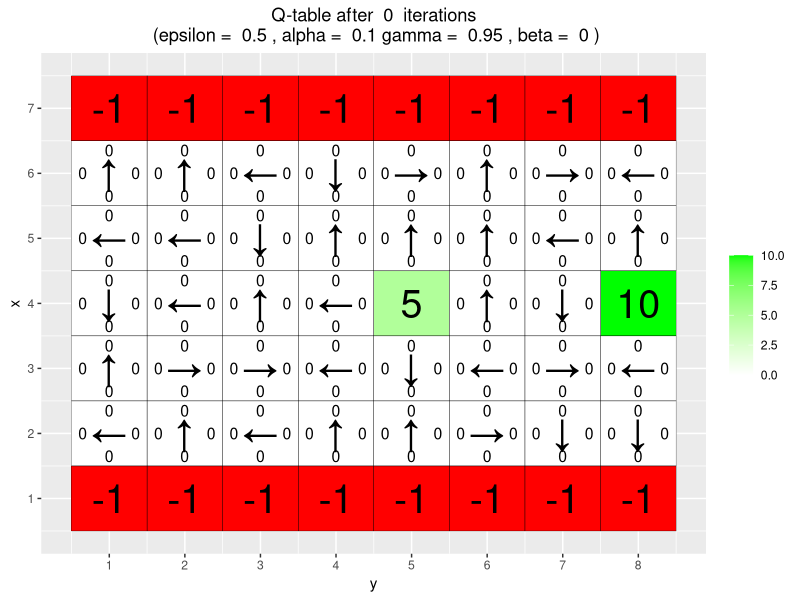
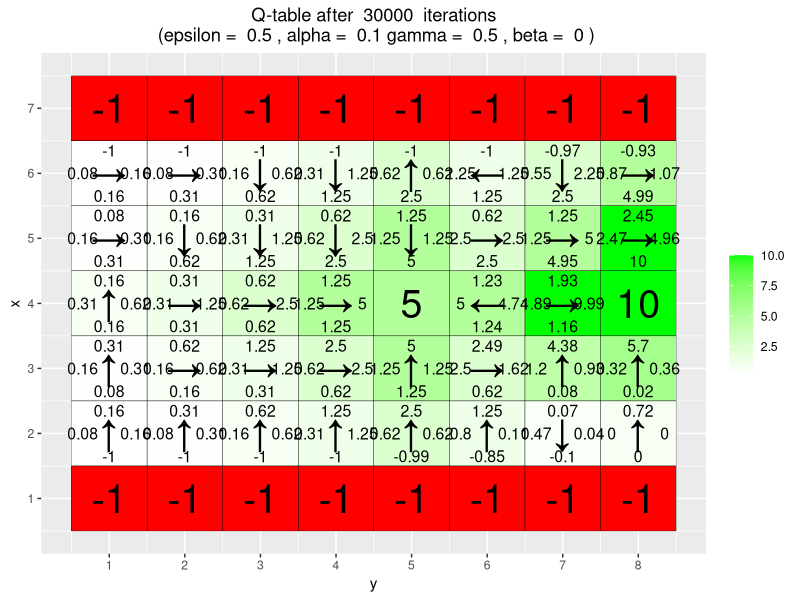
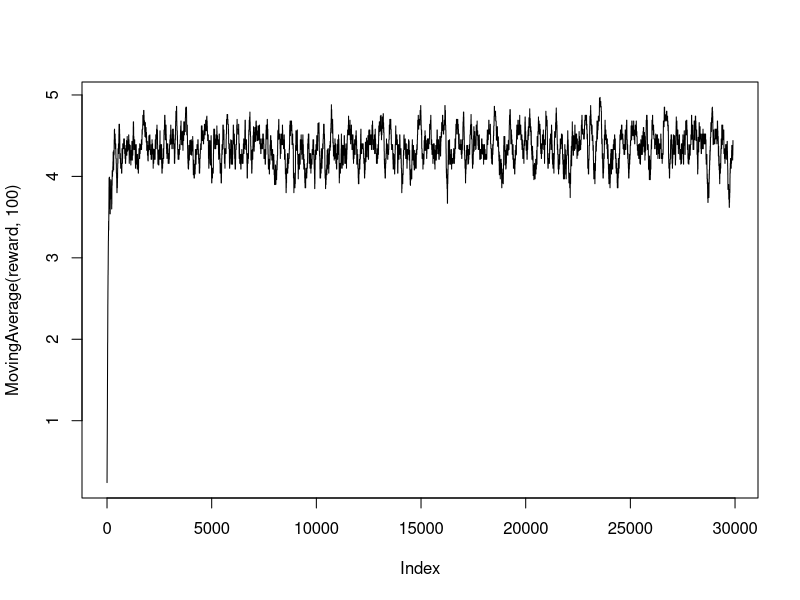
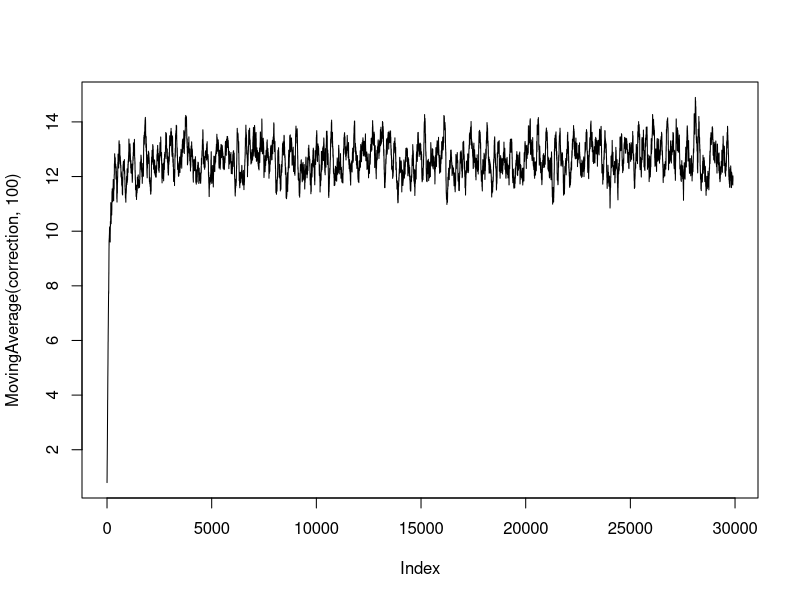
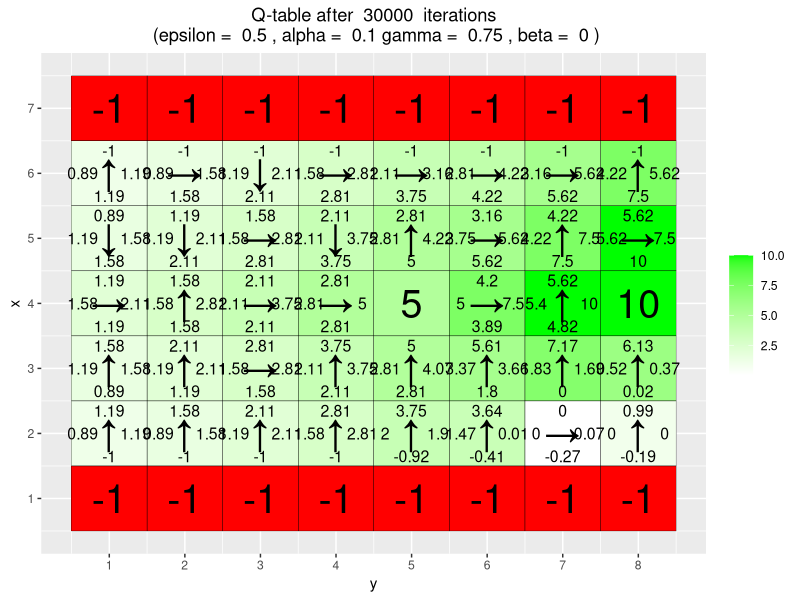
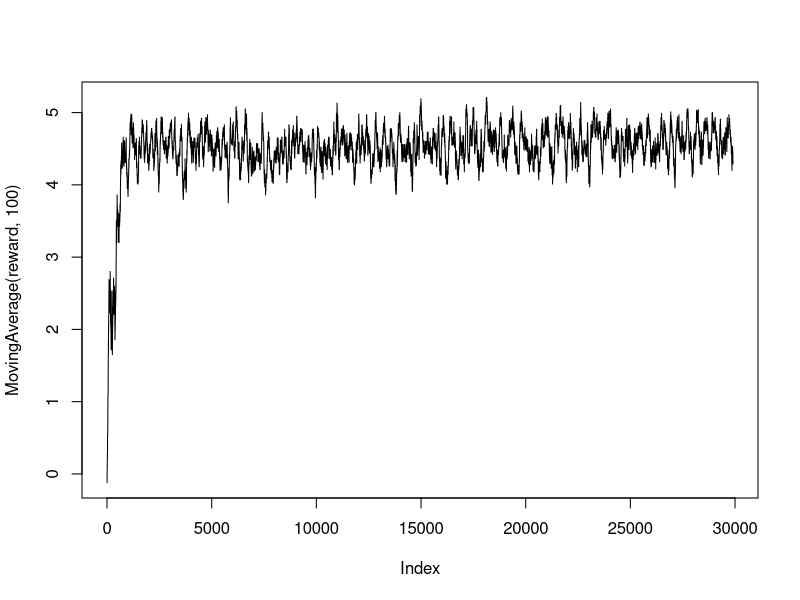
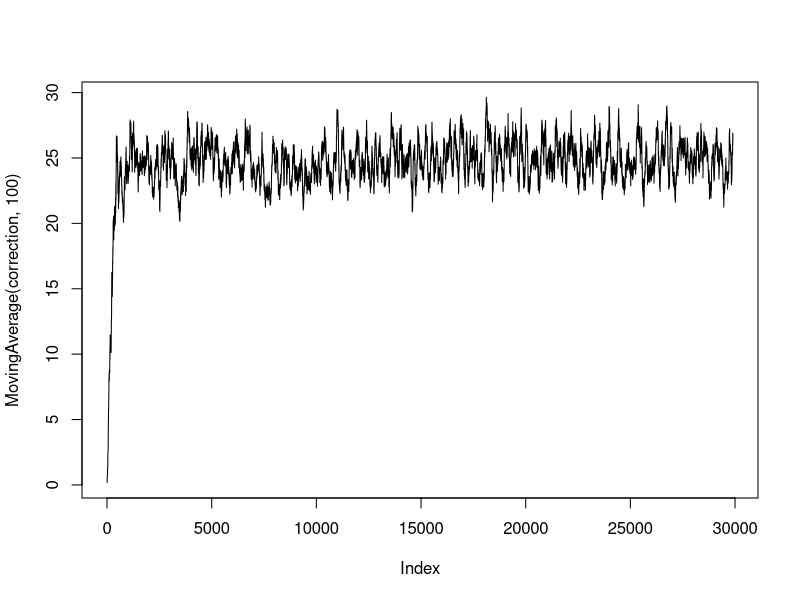
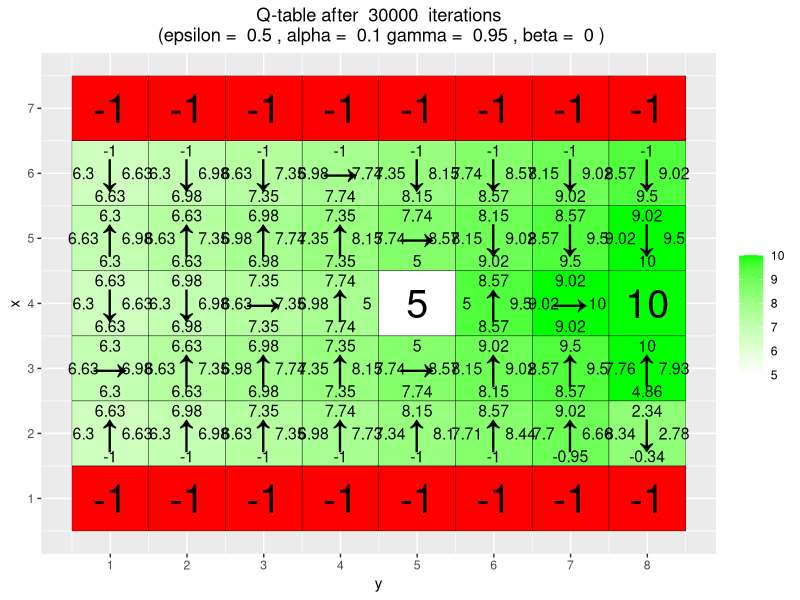

The R source for these figures, in order:
# By Jose M. Peña and Joel Oskarsson.
# For teaching purposes.
# jose.m.pena@liu.se.

#####################################################################################################
# Q-learning
#####################################################################################################

#install.packages("ggplot2")
#install.packages("vctrs")
library(ggplot2)
library(vctrs)

# If you do not see four arrows in line 16, then do the following:
# File/Reopen with Encoding/UTF-8

arrows <- c("↑", "→", "↓", "←")
action_deltas <- list(c(1,0), # up
                      c(0,1), # right
                      c(-1,0), # down
                      c(0,-1)) # left

vis_environment <- function(iterations=0, epsilon = 0.5, alpha = 0.1, gamma = 0.95, beta = 0){
  
  # Visualize an environment with rewards. 
  # Q-values for all actions are displayed on the edges of each tile.
  # The (greedy) policy for each state is also displayed.
  # 
  # Args:
  #   iterations, epsilon, alpha, gamma, beta (optional): for the figure title.
  #   reward_map (global variable): a HxW array containing the reward given at each state.
  #   q_table (global variable): a HxWx4 array containing Q-values for each state-action pair.
  #   H, W (global variables): environment dimensions.
  
  df <- expand.grid(x=1:H,y=1:W)
  foo <- mapply(function(x,y) ifelse(reward_map[x,y] == 0,q_table[x,y,1],NA),df$x,df$y)
  df$val1 <- as.vector(round(foo, 2))
  foo <- mapply(function(x,y) ifelse(reward_map[x,y] == 0,q_table[x,y,2],NA),df$x,df$y)
  df$val2 <- as.vector(round(foo, 2))
  foo <- mapply(function(x,y) ifelse(reward_map[x,y] == 0,q_table[x,y,3],NA),df$x,df$y)
  df$val3 <- as.vector(round(foo, 2))
  foo <- mapply(function(x,y) ifelse(reward_map[x,y] == 0,q_table[x,y,4],NA),df$x,df$y)
  df$val4 <- as.vector(round(foo, 2))
  foo <- mapply(function(x,y) 
    ifelse(reward_map[x,y] == 0,arrows[GreedyPolicy(x,y)],reward_map[x,y]),df$x,df$y)
  df$val5 <- as.vector(foo)
  foo <- mapply(function(x,y) ifelse(reward_map[x,y] == 0,max(q_table[x,y,]),
                                     ifelse(reward_map[x,y]<0,NA,reward_map[x,y])),df$x,df$y)
  df$val6 <- as.vector(foo)
  
  print(ggplot(df,aes(x = y,y = x)) +
          scale_fill_gradient(low = "white", high = "green", na.value = "red", name = "") +
          geom_tile(aes(fill=val6)) +
          geom_text(aes(label = val1),size = 4,nudge_y = .35,na.rm = TRUE) +
          geom_text(aes(label = val2),size = 4,nudge_x = .35,na.rm = TRUE) +
          geom_text(aes(label = val3),size = 4,nudge_y = -.35,na.rm = TRUE) +
          geom_text(aes(label = val4),size = 4,nudge_x = -.35,na.rm = TRUE) +
          geom_text(aes(label = val5),size = 10) +
          geom_tile(fill = 'transparent', colour = 'black') + 
          ggtitle(paste("Q-table after ",iterations," iterations\n",
                        "(epsilon = ",epsilon,", alpha = ",alpha,"gamma = ",gamma,", beta = ",beta,")")) +
          theme(plot.title = element_text(hjust = 0.5)) +
          scale_x_continuous(breaks = c(1:W),labels = c(1:W)) +
          scale_y_continuous(breaks = c(1:H),labels = c(1:H)))
  
}

GreedyPolicy <- function(x, y){
  
  # Get a greedy action for state (x,y) from q_table.
  #
  # Args:
  #   x, y: state coordinates.
  #   q_table (global variable): a HxWx4 array containing Q-values for each state-action pair.
  # 
  # Returns:
  #   An action, i.e. integer in {1,2,3,4}.
  
  # Your code here.
  movement1 = sample(which(q_table[x,y,] == max(q_table[x,y,])),1)
  return(movement1)
}

EpsilonGreedyPolicy <- function(x, y, epsilon){
  
  # Get an epsilon-greedy action for state (x,y) from q_table.
  #
  # Args:
  #   x, y: state coordinates.
  #   epsilon: probability of acting randomly.
  # 
  # Returns:
  #   An action, i.e. integer in {1,2,3,4}.
  
  # Your code here.
  if (runif(1,0,1) > epsilon){
    return(which.max(q_table[x,y,]))
  }
  else{
    return(sample(4,1))
  }
}

transition_model <- function(x, y, action, beta){
  
  # Computes the new state after given action is taken. The agent will follow the action 
  # with probability (1-beta) and slip to the right or left with probability beta/2 each.
  # 
  # Args:
  #   x, y: state coordinates.
  #   action: which action the agent takes (in {1,2,3,4}).
  #   beta: probability of the agent slipping to the side when trying to move.
  #   H, W (global variables): environment dimensions.
  # 
  # Returns:
  #   The new state after the action has been taken.
  
  delta <- sample(-1:1, size = 1, prob = c(0.5*beta,1-beta,0.5*beta))
  final_action <- ((action + delta + 3) %% 4) + 1
  foo <- c(x,y) + unlist(action_deltas[final_action])
  foo <- pmax(c(1,1),pmin(foo,c(H,W)))
  
  return (foo)
}

q_learning <- function(start_state, epsilon = 0.5, alpha = 0.1, gamma = 0.95, 
                       beta = 0){
  
  # Perform one episode of Q-learning. The agent should move around in the 
  # environment using the given transition model and update the Q-table.
  # The episode ends when the agent reaches a terminal state.
  # 
  # Args:
  #   start_state: array with two entries, describing the starting position of the agent.
  #   epsilon (optional): probability of acting greedily.
  #   alpha (optional): learning rate.
  #   gamma (optional): discount factor.
  #   beta (optional): slipping factor.
  #   reward_map (global variable): a HxW array containing the reward given at each state.
  #   q_table (global variable): a HxWx4 array containing Q-values for each state-action pair.
  # 
  # Returns:
  #   reward: reward received in the episode.
  #   correction: sum of the temporal difference correction terms over the episode.
  #   q_table (global variable): Recall that R passes arguments by value. So, q_table being
  #   a global variable can be modified with the superassigment operator <<-.
  
  #qtable holds values for the expected future reward of an action given a certain state
  
#  Qstate=start_state
#  reward=0
#  temporal_difference=0
#  
#  repeat{
#    # Follow policy, execute action, get reward.
#    x=Qstate[1]
#    y=Qstate[2]
#    #Compute what action to take
#    action=EpsilonGreedyPolicy(x, y, epsilon)
#    #Compute new state after given action
#    new_state=transition_model(x, y, action, beta)
#    #Extract the reward for the given action with the given state
#    reward=reward_map[new_state[1], new_state[2]]
#    
#    #Temporal difference = R + γ maxQ(S′, a) − Q(S, A) 
#    # Q-table update.
#    temporal_difference=temporal_difference  + reward+gamma*max(q_table[new_state[1], new_state[2],])
#    q_table[x,y,action] <<- q_table[x,y,action] + alpha*(reward + gamma*max(q_table[new_state[1], new_state[2],]) - q_table[x,y,action])
#    
#    #Update the state coordinates
#    Qstate=new_state
#    
#    if(reward!=0)
#      # End episode.
#      return (c(reward,temporal_difference))
#  }
  q_state=start_state
  reward=0
  episode_correction=0
  
  repeat{
    # Follow policy, execute action, get reward.
    x=q_state[1]
    y=q_state[2]
    action=EpsilonGreedyPolicy(x, y, epsilon)
    new_state=transition_model(x, y, action, beta)
    reward=reward_map[new_state[1], new_state[2]]
    
    # Q-table update.
    episode_correction=episode_correction+reward+gamma*max(q_table[new_state[1], new_state[2],])
    correction=alpha*(reward+gamma*max(q_table[new_state[1], new_state[2],])-q_table[x,y,action])
    q_table[x,y,action]<<-q_table[x,y,action]+correction
    q_state=new_state
    
    if(reward!=0)
      # End episode.
      return (c(reward,episode_correction))
  }
  
  }


#####################################################################################################
# Q-Learning Environments
#####################################################################################################

# Environment A (learning)
#W <- 7
#H <- 5
#
#reward_map <- matrix(0, nrow = H, ncol = W)
#reward_map[3,6] <- 10
#reward_map[2:4,3] <- -1
#
#q_table <- array(0,dim = c(H,W,4))
#
#vis_environment()
#
#for(i in 1:10000){
#  foo <- q_learning(start_state = c(3,1))
#  
#  if(any(i==c(10,100,1000,10000)))
#    vis_environment(i)
#}




## Environment B (the effect of epsilon and gamma)

H <- 7
W <- 8

reward_map <- matrix(0, nrow = H, ncol = W)
reward_map[1,] <- -1
reward_map[7,] <- -1
reward_map[4,5] <- 5
reward_map[4,8] <- 10

q_table <- array(0,dim = c(H,W,4))

vis_environment()

MovingAverage <- function(x, n){
  
  cx <- c(0,cumsum(x))
  rsum <- (cx[(n+1):length(cx)] - cx[1:(length(cx) - n)]) / n
  
  return (rsum)
}

for(j in c(0.5,0.75,0.95)){
  q_table <- array(0,dim = c(H,W,4))
  reward <- NULL
  correction <- NULL
  
  for(i in 1:30000){
    foo <- q_learning(gamma = j, start_state = c(4,1))
    reward <- c(reward,foo[1])
    correction <- c(correction,foo[2])
  }
  
  vis_environment(i, gamma = j)
  plot(MovingAverage(reward,100),type = "l")
  plot(MovingAverage(correction,100),type = "l")
}

for(j in c(0.5,0.75,0.95)){
  q_table <- array(0,dim = c(H,W,4))
  reward <- NULL
  correction <- NULL
  
  for(i in 1:30000){
    foo <- q_learning(epsilon = 0.1, gamma = j, start_state = c(4,1))
    reward <- c(reward,foo[1])
    correction <- c(correction,foo[2])
  }
  
  vis_environment(i, epsilon = 0.1, gamma = j)
  plot(MovingAverage(reward,100),type = "l")
  plot(MovingAverage(correction,100),type = "l")
}

## Environment C (the effect of beta).
#
#H <- 3
#W <- 6

#reward_map <- matrix(0, nrow = H, ncol = W)
#reward_map[1,2:5] <- -1
#reward_map[1,6] <- 10
#
#q_table <- array(0,dim = c(H,W,4))
#
#vis_environment()
#
#for(j in c(0,0.2,0.4,0.66)){
#  q_table <- array(0,dim = c(H,W,4))
#  
#  for(i in 1:10000)
#    foo <- q_learning(gamma = 0.6, beta = j, start_state = c(1,1))
#  
#  vis_environment(i, gamma = 0.6, beta = j)
#}#